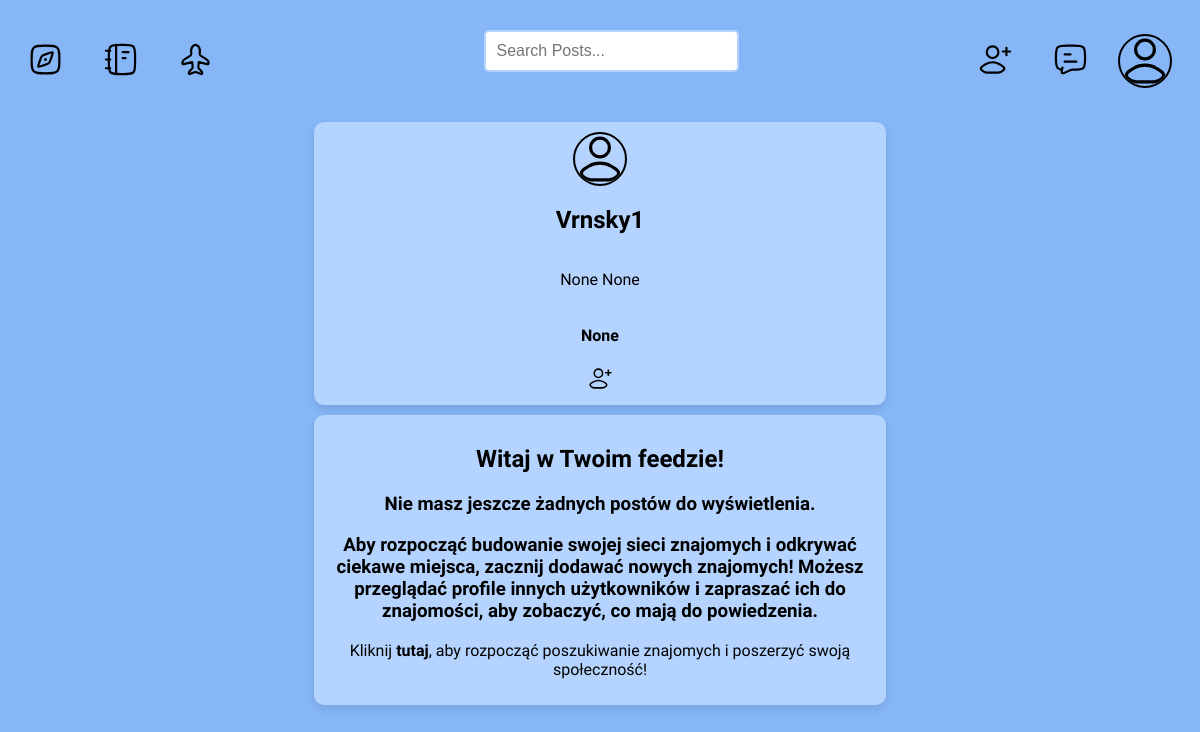
The page /profile/Vrnsky1/ (signed in) on the database its author committed.
### base/models.py (models this page shows, shortened)
class User(AbstractUser):
    name = models.CharField(max_length=100, null=True)
    first_name = models.CharField(max_length=100, null=True, blank=True)
    last_name = models.CharField(max_length=100, null=True, blank=True)
    email = models.EmailField(unique=True)
    bio = models.TextField(null=True, blank=True)
    avatar = models.ImageField(null=True, default='user-avatar.svg')
    two_factor_enabled = models.BooleanField(default=False)
    two_factor_secret = models.CharField(max_length=32, blank=True, null=True)
    USERNAME_FIELD = 'email'
    REQUIRED_FIELDS = ['username']

### base/views.py (the view)
# urls.py: path('profile/<str:username>/', views.profilePage, name='user_profile'),
@login_required(login_url='login')
def profilePage(request, username):
    user = get_object_or_404(User, username=username)
    posts = user.post_set.all()
    post_comments = user.comment_set.all()
    is_own_profile = user == request.user
    friend_list = None
    if is_own_profile:
        friend_list = request.user.friend_list.friends.all()
    is_friend = False
    if request.user.friend_list.friends.filter(id=user.id).exists():
        is_friend = True
    friend_requests = None
    if is_own_profile:
        friend_requests = FriendRequest.objects.filter(receiver=request.user, is_active=True)
    context = {
        'user': user,
        'posts': posts,
        'post_comments': post_comments,
        'friend_requests': friend_requests,
        'is_friend': is_friend,
        'friends': friend_list if is_own_profile else None
    }
    return render(request, 'base/profile.html', context)

### base/templates/base/profile.html (shortened to what this page needs)
{% extends 'main.html' %}
{% block content %}
<div class="profile-container">
    <div>
    </div>
    <div>
        {% include 'base/components/info_profile_component.html' %}
        {% include 'base/components/feed_component.html' %}
    </div>
    <div>
    </div>
</div>
{% endblock %}

### templates/navbar.html (shortened to what this page needs)
{% load static %}
<div class="navbar-container">
    <div style="display: flex; align-items: center;">
        <a href="/" style="margin-right: 20px; margin-left: 10px;">
            <img src="{% static 'images/home.svg' %}" alt="home">
        </a>
        <a href="{% url 'list_trips' %}" style="margin-right: 20px; margin-left: 20px;">
            <img src="{% static 'images/notebook.svg' %}" alt="notebook">
        </a>
        <a href="{% url 'search_flight' %}" style="margin-right: 20px; margin-left: 20px;">
            <img src="{% static 'images/airplane.svg' %}" alt="airplane">
        </a>
    </div>
    {% include 'searchbar.html' %}
    <div class="navbar-container-right">
        <a href="{% url 'search_non_friends' %}" style="margin-right: 20px; margin-left: 20px;">
            <img src="{% static 'images/user-add.svg' %}" alt="user-add">
        </a>
        <a href="{% url 'friend_chats' %}" style="margin-right: 20px; margin-left: 20px;">
            <img src="{% static 'images/chat.svg' %}" alt="chat">
        </a>
        {% if request.user.is_authenticated %}
        <div class="dropdown">
            <div class="navbar-avatar">
                <a href="{% url 'user_profile' request.user.username %}"><img src="{{ request.user.avatar.url }}"/></a>
            </div>
        </div>
        {% else %}
        <div class="login-button">
            <a href="{% url 'login' %}">Login</a>
        </div>
        {% endif %}
    </div>
</div>

### base/templates/base/components/info_profile_component.html (shortened to what this page needs)
{% load static %}
<div class="info-up">
        <div class="avatar">
            <img src="{{user.avatar.url}}"/>
        </div>
    <h2>{{user.username}}</h2>
    <p>{{user.first_name}} {{user.last_name}}</p>
    <h4>{{user.bio}}</h4>
    {% if user == request.user %}
        <a href="{% url 'edit_user' %}">
            <img src="{% static 'images/edit-pencil.svg' %}" alt="edit">
        </a>
    {% else %}
        {% if is_friend %}
            <form method="POST" action="{% url 'remove_friend' user.id %}">
                {% csrf_token %}
                <button type="submit">
                    <img src="{% static 'images/remove-friend.svg' %}" alt="remove-friend">
                </button>
            </form>
        {% else %}
            <form method="POST" action="{% url 'send_friend_request' user.id %}">
                <button type="submit">
                    <img src="{% static 'images/add-friend.svg' %}" alt="add-friend">
                </button>
            </form>
        {% endif %}
    {% endif %}
</div>

### static/styles/main.css (style rules this page uses)
body { background-color: #86B6F6; font-family: 'Source Sans 3', sans-serif; }
html { scrollbar-width: none; -ms-overflow-style: none; }
a { text-decoration: none; color: black; }
.info-up { background-color: #B4D4FF; margin-left: 10px; margin-bottom: 10px; margin-right: 10px; border-radius: 10px; padding: 10px; box-shadow: 0 4px 8px rgba(0, 0, 0, 0.1); display: flex; flex-direction: column; align-items: center; }
.info-up button { background: none; border: none; padding: 0; margin: 0; cursor: pointer; }
.profile-container { display: grid; grid-template-columns: 1fr 2fr 1fr; }
.avatar img { vertical-align: middle; width: 50px; height: 50px; border-radius: 50%; border: 2px solid black; }

### static/styles/navbar.css (style rules this page uses)
.navbar-container { display: grid; grid-template-columns: 1fr 3fr 1fr; align-items: center; border-radius: 10px; margin: 10px; }
.navbar-container-right { display: flex; margin-left: auto; align-items: center; }
.dropdown { position: relative; display: inline-block; }
.navbar-avatar img { vertical-align: middle; width: 50px; height: 50px; border-radius: 50%; margin-left: 10px; margin-right: 10px; border: 2px solid black; }

### static/styles/chat.css (style rules this page uses)
.avatar img { width: 50px; height: 50px; border-radius: 50%; }

### static/styles/trip_planner.css (style rules this page uses)
h2 { text-align: center; margin-bottom: 20px; font-size: 24px; }

### rows shown on the page
User: user.avatar (picture)
User: avatar (picture), username "Vrnsky1", first_name "None", last_name "None", bio "None"
